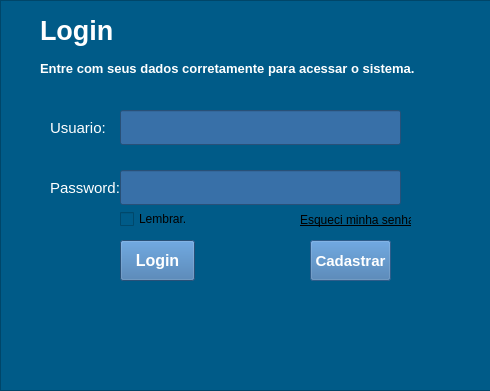
<?xml version="1.0" encoding="UTF-8"?>
<ui version="4.0">
 <class>MainWindow</class>
 <widget class="QMainWindow" name="MainWindow">
  <property name="windowModality">
   <enum>Qt::WindowModal</enum>
  </property>
  <property name="geometry">
   <rect>
    <x>0</x>
    <y>0</y>
    <width>490</width>
    <height>391</height>
   </rect>
  </property>
  <property name="minimumSize">
   <size>
    <width>490</width>
    <height>391</height>
   </size>
  </property>
  <property name="maximumSize">
   <size>
    <width>490</width>
    <height>391</height>
   </size>
  </property>
  <property name="windowTitle">
   <string>Think V1.0</string>
  </property>
  <property name="windowIcon">
   <iconset>
    <normaloff>../Imagens/globe_earth_planet_2767.png</normaloff>../Imagens/globe_earth_planet_2767.png</iconset>
  </property>
  <property name="styleSheet">
   <string notr="true">background-color: rgb(0, 91, 136);</string>
  </property>
  <widget class="QWidget" name="centralwidget">
   <widget class="QFrame" name="frame">
    <property name="geometry">
     <rect>
      <x>0</x>
      <y>0</y>
      <width>491</width>
      <height>391</height>
     </rect>
    </property>
    <property name="maximumSize">
     <size>
      <width>491</width>
      <height>401</height>
     </size>
    </property>
    <property name="frameShape">
     <enum>QFrame::StyledPanel</enum>
    </property>
    <property name="frameShadow">
     <enum>QFrame::Raised</enum>
    </property>
    <widget class="QLabel" name="label">
     <property name="geometry">
      <rect>
       <x>40</x>
       <y>10</y>
       <width>81</width>
       <height>41</height>
      </rect>
     </property>
     <property name="font">
      <font>
       <pointsize>20</pointsize>
       <weight>75</weight>
       <bold>true</bold>
      </font>
     </property>
     <property name="styleSheet">
      <string notr="true">color: rgb(255, 255, 255);</string>
     </property>
     <property name="text">
      <string>Login</string>
     </property>
    </widget>
    <widget class="QLabel" name="Password">
     <property name="geometry">
      <rect>
       <x>50</x>
       <y>180</y>
       <width>71</width>
       <height>16</height>
      </rect>
     </property>
     <property name="font">
      <font>
       <pointsize>11</pointsize>
      </font>
     </property>
     <property name="styleSheet">
      <string notr="true">color: rgb(255, 255, 255);</string>
     </property>
     <property name="text">
      <string>Password:</string>
     </property>
    </widget>
    <widget class="QLineEdit" name="lineEdit_2">
     <property name="geometry">
      <rect>
       <x>120</x>
       <y>170</y>
       <width>281</width>
       <height>35</height>
      </rect>
     </property>
     <property name="font">
      <font>
       <pointsize>10</pointsize>
       <weight>75</weight>
       <bold>true</bold>
      </font>
     </property>
     <property name="styleSheet">
      <string notr="true">background-color: rgb(56, 112, 168);</string>
     </property>
    </widget>
    <widget class="QPushButton" name="pushButton">
     <property name="geometry">
      <rect>
       <x>120</x>
       <y>240</y>
       <width>75</width>
       <height>41</height>
      </rect>
     </property>
     <property name="font">
      <font>
       <pointsize>12</pointsize>
       <weight>75</weight>
       <bold>true</bold>
      </font>
     </property>
     <property name="mouseTracking">
      <bool>false</bool>
     </property>
     <property name="styleSheet">
      <string notr="true">background-color: rgb(56, 112, 168);
color: rgb(255, 255, 255);</string>
     </property>
     <property name="text">
      <string>Login</string>
     </property>
     <property name="autoDefault">
      <bool>true</bool>
     </property>
    </widget>
    <widget class="QLabel" name="label_2">
     <property name="geometry">
      <rect>
       <x>40</x>
       <y>60</y>
       <width>401</width>
       <height>16</height>
      </rect>
     </property>
     <property name="font">
      <font>
       <pointsize>10</pointsize>
       <weight>75</weight>
       <bold>true</bold>
      </font>
     </property>
     <property name="styleSheet">
      <string notr="true">color: rgb(255, 255, 255);</string>
     </property>
     <property name="text">
      <string>Entre com seus dados corretamente para acessar o sistema.</string>
     </property>
    </widget>
    <widget class="QLabel" name="label_3">
     <property name="geometry">
      <rect>
       <x>50</x>
       <y>120</y>
       <width>61</width>
       <height>16</height>
      </rect>
     </property>
     <property name="font">
      <font>
       <pointsize>11</pointsize>
      </font>
     </property>
     <property name="styleSheet">
      <string notr="true">color: rgb(255, 255, 255);</string>
     </property>
     <property name="text">
      <string>Usuario:</string>
     </property>
    </widget>
    <widget class="QLineEdit" name="lineEdit">
     <property name="geometry">
      <rect>
       <x>120</x>
       <y>110</y>
       <width>281</width>
       <height>35</height>
      </rect>
     </property>
     <property name="font">
      <font>
       <pointsize>10</pointsize>
       <weight>75</weight>
       <bold>true</bold>
      </font>
     </property>
     <property name="styleSheet">
      <string notr="true">background-color: rgb(56, 112, 168);
color: rgb(255, 255, 255);</string>
     </property>
    </widget>
    <widget class="QCheckBox" name="checkBox">
     <property name="geometry">
      <rect>
       <x>120</x>
       <y>210</y>
       <width>171</width>
       <height>18</height>
      </rect>
     </property>
     <property name="text">
      <string>Lembrar.</string>
     </property>
     <property name="tristate">
      <bool>true</bool>
     </property>
    </widget>
    <widget class="QLabel" name="label_5">
     <property name="geometry">
      <rect>
       <x>300</x>
       <y>210</y>
       <width>111</width>
       <height>20</height>
      </rect>
     </property>
     <property name="font">
      <font>
       <underline>true</underline>
      </font>
     </property>
     <property name="text">
      <string>Esqueci minha senha?</string>
     </property>
    </widget>
    <widget class="QLabel" name="label_4">
     <property name="geometry">
      <rect>
       <x>130</x>
       <y>350</y>
       <width>261</width>
       <height>31</height>
      </rect>
     </property>
     <property name="maximumSize">
      <size>
       <width>261</width>
       <height>31</height>
      </size>
     </property>
     <property name="font">
      <font>
       <pointsize>11</pointsize>
       <weight>75</weight>
       <bold>true</bold>
      </font>
     </property>
     <property name="styleSheet">
      <string notr="true">color: rgb(255, 255, 0);</string>
     </property>
     <property name="text">
      <string/>
     </property>
    </widget>
    <widget class="QPushButton" name="pushButton_2">
     <property name="enabled">
      <bool>false</bool>
     </property>
     <property name="geometry">
      <rect>
       <x>310</x>
       <y>240</y>
       <width>81</width>
       <height>41</height>
      </rect>
     </property>
     <property name="font">
      <font>
       <pointsize>11</pointsize>
       <weight>75</weight>
       <bold>true</bold>
      </font>
     </property>
     <property name="styleSheet">
      <string notr="true">background-color: rgb(56, 112, 168);
color: rgb(255, 255, 255);</string>
     </property>
     <property name="text">
      <string>Cadastrar</string>
     </property>
    </widget>
   </widget>
  </widget>
 </widget>
 <tabstops>
  <tabstop>lineEdit</tabstop>
  <tabstop>lineEdit_2</tabstop>
  <tabstop>checkBox</tabstop>
  <tabstop>pushButton</tabstop>
  <tabstop>pushButton_2</tabstop>
 </tabstops>
 <resources/>
 <connections/>
</ui>
